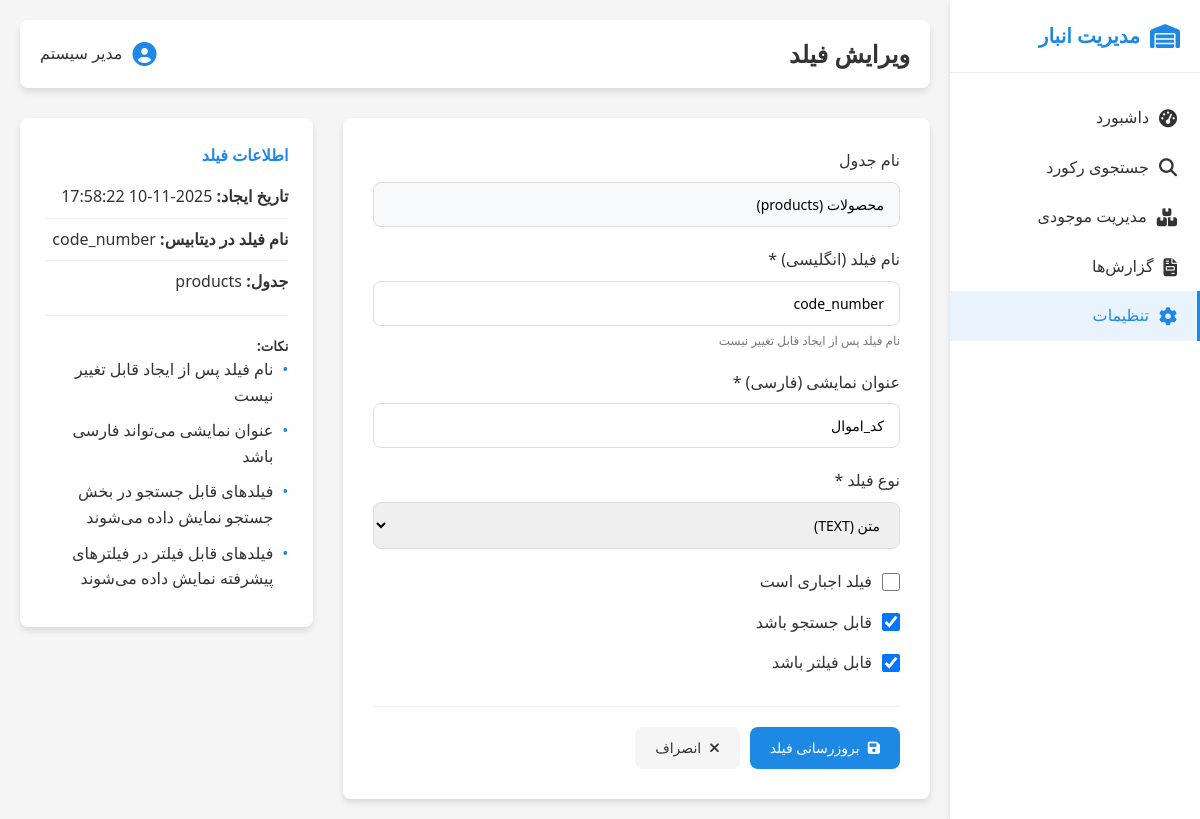
The app's page /settings/fields/edit/1 with its own data.
### tables this page shows
CREATE TABLE custom_fields (
                id INTEGER PRIMARY KEY AUTOINCREMENT,
                table_name TEXT NOT NULL,
                field_name TEXT NOT NULL,
                field_type TEXT NOT NULL,
                display_name TEXT NOT NULL,
                is_required INTEGER DEFAULT 0,
                is_searchable INTEGER DEFAULT 1,
                is_filterable INTEGER DEFAULT 1,
                sort_order INTEGER DEFAULT 0,
                created_at TIMESTAMP DEFAULT CURRENT_TIMESTAMP
            );

### routes/settings.py (the view, shortened to what this page needs)
@settings_bp.route('/settings/fields/edit/<int:field_id>', methods=['GET', 'POST'])
def edit_field(field_id):
    conn = get_db_connection()
    field = conn.execute('SELECT * FROM custom_fields WHERE id = ?', (field_id,)).fetchone()
    conn.close()
    if field is None:
        flash('فیلد مورد نظر یافت نشد', 'error')
        return redirect(url_for('settings.manage_fields'))
    return render_template('edit_field.html', field=field)

### models/database.py (called while the page is built)
def get_db_connection():
    conn = sqlite3.connect(Config.DATABASE)
    conn.row_factory = sqlite3.Row
    return conn

### templates/edit_field.html (shortened to what this page needs)
{% extends "base.html" %}
{% block page_title %}ویرایش فیلد{% endblock %}
{% block content %}
<div class="form-container">
    <div class="form-card">
        <form method="POST" class="field-form">
            <div class="form-group">
                <label>نام جدول</label>
                <input type="text" value="محصولات (products)" readonly style="background-color: #f8f9fa;">
            </div>
            <div class="form-group">
                <label for="field_name">نام فیلد (انگلیسی) *</label>
                <input type="text" id="field_name" name="field_name" required
                       value="{{ field.field_name }}" readonly
                       title="نام فیلد پس از ایجاد قابل تغییر نیست">
                <small class="form-help">نام فیلد پس از ایجاد قابل تغییر نیست</small>
            </div>
            <div class="form-group">
                <label for="display_name">عنوان نمایشی (فارسی) *</label>
                <input type="text" id="display_name" name="display_name" required
                       value="{{ field.display_name }}"
                       placeholder="مثال: کد محصول">
            </div>
            <div class="form-group">
                <label for="field_type">نوع فیلد *</label>
                <select id="field_type" name="field_type" required>
                    <option value="TEXT" {% if field.field_type == 'TEXT' %}selected{% endif %}>متن (TEXT)</option>
                </select>
            </div>
            <div class="checkbox-group">
                <input type="checkbox" id="is_required" name="is_required" {% if field.is_required %}checked{% endif %}>
                <label for="is_required">فیلد اجباری است</label>
            </div>
            <div class="checkbox-group">
                <input type="checkbox" id="is_searchable" name="is_searchable" {% if field.is_searchable %}checked{% endif %}>
                <label for="is_searchable">قابل جستجو باشد</label>
            </div>
            <div class="checkbox-group">
                <input type="checkbox" id="is_filterable" name="is_filterable" {% if field.is_filterable %}checked{% endif %}>
                <label for="is_filterable">قابل فیلتر باشد</label>
            </div>
            <div class="form-actions">
                <button type="submit" class="btn btn-primary">
                    <i class="fas fa-save"></i>
                    بروزرسانی فیلد
                </button>
                <a href="{{ url_for('settings.manage_fields') }}" class="btn btn-secondary">
                    <i class="fas fa-times"></i>
                    انصراف
                </a>
            </div>
        </form>
    </div>
    <div class="form-help-card">
        <h4>اطلاعات فیلد</h4>
        <div class="field-info">
            <p><strong>تاریخ ایجاد:</strong> {{ field.created_at }}</p>
            <p><strong>نام فیلد در دیتابیس:</strong> {{ field.field_name }}</p>
            <p><strong>جدول:</strong> {{ field.table_name }}</p>
        </div>
        <div style="margin-top: 20px; padding-top: 20px; border-top: 1px solid #eee;">
            <h5>نکات:</h5>
            <ul>
                <li>نام فیلد پس از ایجاد قابل تغییر نیست</li>
                <li>عنوان نمایشی می‌تواند فارسی باشد</li>
                <li>فیلدهای قابل جستجو در بخش جستجو نمایش داده می‌شوند</li>
                <li>فیلدهای قابل فیلتر در فیلترهای پیشرفته نمایش داده می‌شوند</li>
            </ul>
        </div>
    </div>
</div>
{% endblock %}

### templates/base.html (style rules this page uses)
:root { --primary-color: #1e88e5; --primary-dark: #1565c0; --primary-light: #64b5f6; --secondary-color: #f5f5f5; --text-color: #333; --text-light: #777; --white: #ffffff; --success: #4caf50; --warning: #ff9800; --error: #f44336; --shadow: 0 4px 6px rgba(0, 0, 0, 0.1); --border-radius: 8px; }
* { margin: 0; padding: 0; box-sizing: border-box; font-family: 'Segoe UI', Tahoma, Geneva, Verdana, sans-serif; }
body { background-color: var(--secondary-color); color: var(--text-color); line-height: 1.6; direction: rtl; }

### templates/edit_field.html (style rules this page uses)
.form-container { display: grid; grid-template-columns: 2fr 1fr; gap: 30px; }
.form-card { background-color: var(--white); padding: 30px; border-radius: var(--border-radius); box-shadow: var(--shadow); }
.form-help-card { background-color: var(--white); padding: 25px; border-radius: var(--border-radius); box-shadow: var(--shadow); align-self: start; }
.form-help-card h4 { margin-bottom: 15px; color: var(--primary-color); }
.form-help-card ul { list-style: none; padding: 0; }
.form-help-card li { margin-bottom: 10px; padding-right: 15px; position: relative; }
.form-help-card li:before { content: "•"; color: var(--primary-color); position: absolute; right: 0; }
.field-info p { margin-bottom: 8px; padding-bottom: 8px; border-bottom: 1px solid #eee; }
.field-info p:last-child { margin-bottom: 0; padding-bottom: 0; border-bottom: none; }
.form-group { margin-bottom: 20px; }
.form-group label { display: block; margin-bottom: 8px; font-weight: 500; color: var(--text-color); }
.form-group input[type="text"], .form-group input[type="number"], .form-group select { width: 100%; padding: 12px 15px; border: 1px solid #ddd; border-radius: var(--border-radius); font-size: 14px; transition: border-color 0.3s; }
.checkbox-group { display: flex; align-items: center; margin-bottom: 15px; }
.checkbox-group input[type="checkbox"] { margin-left: 10px; width: 18px; height: 18px; }
.checkbox-group label { margin-bottom: 0; cursor: pointer; }
.form-help { display: block; margin-top: 5px; font-size: 12px; color: var(--text-light); }
.form-actions { display: flex; gap: 10px; margin-top: 30px; padding-top: 20px; border-top: 1px solid #eee; }
.btn { display: inline-flex; align-items: center; padding: 10px 20px; border-radius: var(--border-radius); text-decoration: none; font-weight: 500; transition: all 0.3s; border: none; cursor: pointer; font-size: 14px; }
.btn i { margin-left: 8px; }
.btn-primary { background-color: var(--primary-color); color: var(--white); }
.btn-secondary { background-color: var(--secondary-color); color: var(--text-color); }

### records on screen
custom_fields: field_name "code_number", display_name "کد_اموال", field_type "متن (TEXT)", is_searchable "☑", is_filterable "☑", created_at "2025-11-10 17:58:22", table_name "products"
